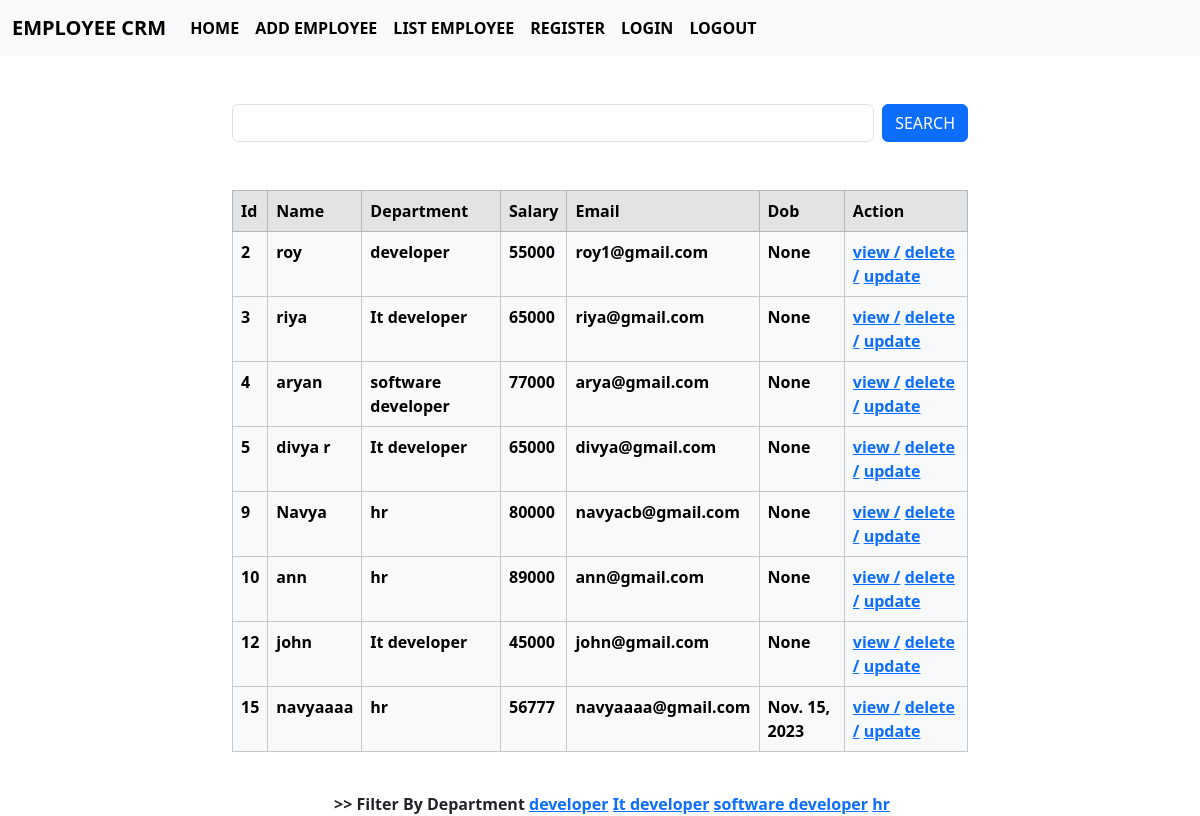
/employees/all (signed in), run on the app's committed database.
### crm/models.py (models this page shows, shortened)
class Employees(models.Model):
    name=models.CharField(max_length=200)
    department=models.CharField(max_length=200)
    salary=models.PositiveIntegerField()
    email=models.EmailField(unique=True)
    age=models.PositiveIntegerField()
    contact=models.CharField(max_length=10,null=True)
    profile_pic=models.ImageField(upload_to="images",null=True,blank=True)       #null=database n,blank=form n
    dob=models.DateField(null=True,blank=True)

### crm/views.py (the view, shortened to what this page needs)
# urls.py: path("employees/all",views.EmployeeListView.as_view(),name="emp_list"),
@method_decorator(signin_required,name="dispatch")
class EmployeeListView(View):
    def get(self,request,*args,**kwargs):
            qs=Employees.objects.all()
            departments=Employees.objects.all().values_list("department",flat=True).distinct()  #distinct=unique
            print(departments)                                                                  #values_list=take specific column
            if "department" in request.GET:
                dept=request.GET.get("department")
                qs=qs.filter(department__iexact=dept)     #iexact=allow uppercase and lowercase
            return render(request,"emp_list.html",{"data":qs,"departments":departments})

### crm/views.py (called while the page is built)
def signin_required(fn):
    def wrapper(request,*args,**kwargs):
        if not request.user.is_authenticated:
            messages.error(request,"Invalid")
            return redirect("emp_signin")
        else:
            return fn(request,*args,**kwargs)
    return wrapper

### crm/templates/emp_list.html (shortened to what this page needs)
{%extends 'base.html'%}
{%block body_block%}
<div class="container mt-5">
    <div class="row">
        <div class="col-2"></div>
        <div class="col-8">
            <form action="" method="post">
                <div class="d-flex">
                    <input type="text" name="box" class="form-control me-2 ">
                    <button type="submit" class="btn btn-primary ">SEARCH</button>
                </div>
            </form>
        </div>
        <div class="col-2"></div>
    </div>
</div>
<div class="container">
    <div class="row">
        <div class="col-2"></div>
        <div class="col-8">
            <table class="table mt-5 table-light table-bordered ">
                <tr class="table-secondary">
                    <td class="fw-bold">Id</td>
                    <td class="fw-bold">Name</td>
                    <td class="fw-bold">Department</td>
                    <td class="fw-bold">Salary</td>
                    <td class="fw-bold">Email</td>
                    <td class="fw-bold ">Dob</td>
                    <td class="fw-bold ">Action</td>
                </tr>
                {%for emp in data%}
                <tr class="fw-semibold">
                    <td>{{emp.id}}</td>
                    <td>{{emp.name}}</td>
                    <td>{{emp.department}}</td>
                    <td>{{emp.salary}}</td>
                    <td>{{emp.email}}</td>
                    <td>{{emp.dob}}</td>
                    <td>
                        <a href="{%url 'emp_detail' emp.id%}">view /</a>
                        <a href="{%url 'emp_delete' emp.id%}">delete /</a>
                        <a href="{%url 'emp_update' emp.id%}">update</a>
                    </td>
                </tr>
                {%endfor%}
            </table>
        </div>
        <div class="col-2"></div>
    </div>
</div>
<div class="ms-4 text-center mt-4 fw-semibold">
   >> Filter By  Department
    {%for dep in departments%}
        <a href="{%url 'emp_list'%}?department={{dep}}">{{dep}}</a>
    {%endfor%}
</div>
{%endblock%}

### crm/templates/base.html (shortened to what this page needs)
<!DOCTYPE html>
<html lang="en">
<head>
    <link href="https://cdn.jsdelivr.net/npm/bootstrap@5.3.2/dist/css/bootstrap.min.css" rel="stylesheet">
</head>
<body>
    <nav class="navbar navbar-expand-lg bg-body-tertiary">
        <div class="container-fluid">
          <a class="navbar-brand fw-bold" href="#">EMPLOYEE CRM</a>
          <div class="collapse navbar-collapse fw-semibold" id="navbarSupportedContent">
            <ul class="navbar-nav me-auto mb-2 mb-lg-0">
              <li class="nav-item">
                <a class="nav-link active" aria-current="page" href="{%url 'emp_signup'%}">HOME</a>
              </li>
              <li class="nav-item">
                <a class="nav-link active" aria-current="page" href="{%url 'emp_add'%}">ADD EMPLOYEE</a>
              </li>
              <li class="nav-item">
                <a class="nav-link active" aria-current="page" href="{%url 'emp_list'%}">LIST EMPLOYEE</a>
              </li>
              <li class="nav-item">
                <a class="nav-link active" aria-current="page" href="{%url 'emp_signup'%}">REGISTER</a>
              </li>
              <li class="nav-item">
                <a class="nav-link active" aria-current="page" href="{%url 'emp_signin'%}">LOGIN</a>
              </li>
              <li class="nav-item">
                <a class="nav-link active" aria-current="page" href="{%url 'emp_signout'%}">LOGOUT</a>
              </li>
            </ul>
          </div>
        </div>
      </nav>
      {%block body_block%}
      {%endblock%}
</body>
</html>

### data on the page
Employees: id "2", name "roy", department "developer", salary "55000", email "roy1@gmail.com", dob "None"
Employees: id "3", name "riya", department "It developer", salary "65000", email "riya@gmail.com", dob "None"
Employees: id "4", name "aryan", department "software developer", salary "77000", email "arya@gmail.com", dob "None"
Employees: id "5", name "divya r", department "It developer", salary "65000", email "divya@gmail.com", dob "None"
Employees: id "9", name "Navya", department "hr", salary "80000", email "navyacb@gmail.com", dob "None"
Employees: id "10", name "ann", department "hr", salary "89000", email "ann@gmail.com", dob "None"
Employees: id "12", name "john", department "It developer", salary "45000", email "john@gmail.com", dob "None"
Employees: id "15", name "navyaaaa", department "hr", salary "56777", email "navyaaaa@gmail.com", dob "Nov. 15, 2023"

### other printed values
{{ dep }} "developer" "It developer" "software developer" "hr"
